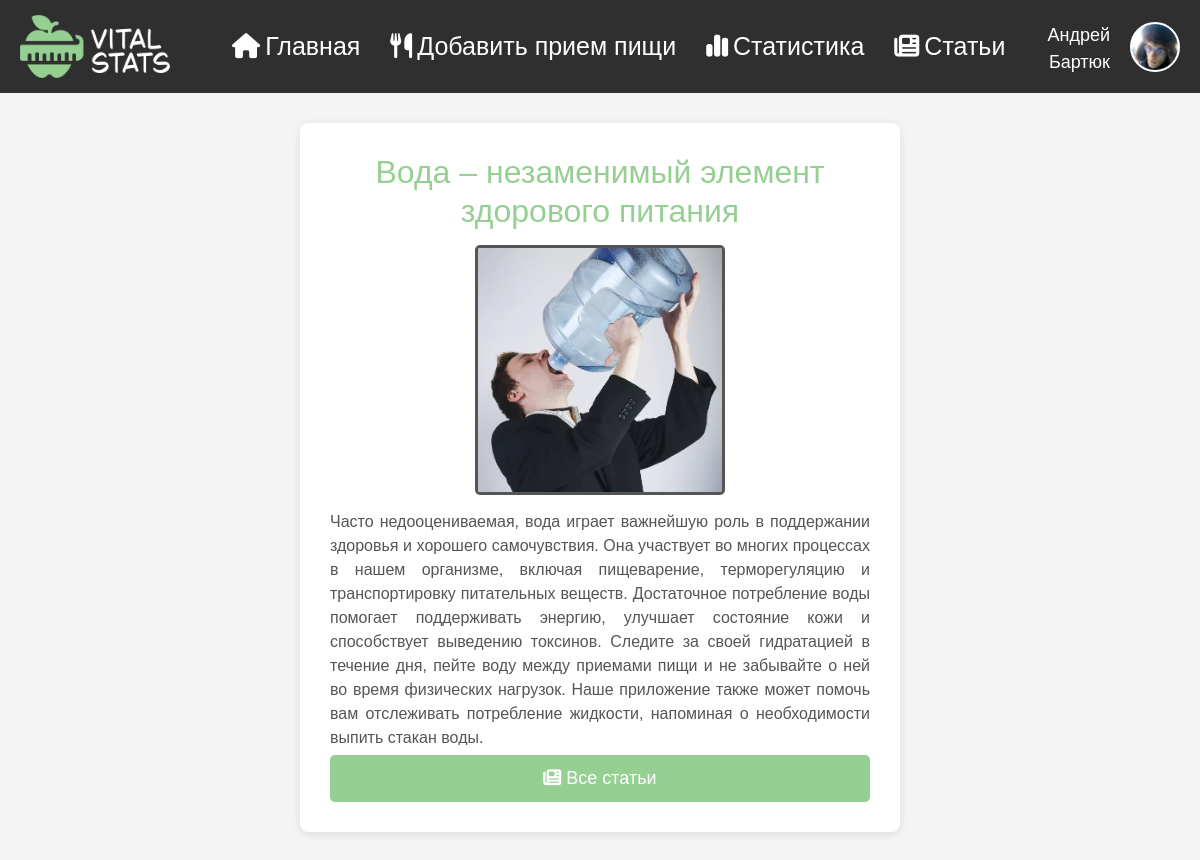
Screenshot of /article/3 (signed in) with the database file from the repository.
### data/User.py (models this page shows, shortened)
class User(SqlAlchemyBase, UserMixin, SerializerMixin):
    __tablename__ = "user"
    id = sqlalchemy.Column(sqlalchemy.Integer, primary_key=True, autoincrement=True)
    email = sqlalchemy.Column(sqlalchemy.String, nullable=False, index=True, unique=True)
    surname = sqlalchemy.Column(sqlalchemy.String, nullable=False)
    name = sqlalchemy.Column(sqlalchemy.String, nullable=False)
    gender = sqlalchemy.Column(sqlalchemy.Integer, sqlalchemy.ForeignKey("gender.id"), nullable=False)
    goal = sqlalchemy.Column(sqlalchemy.Integer, sqlalchemy.ForeignKey("goal.id"), nullable=True, default=2)
    lifestyle = sqlalchemy.Column(sqlalchemy.Integer, sqlalchemy.ForeignKey("lifestyle.id"), nullable=True, default=3)
    age = sqlalchemy.Column(sqlalchemy.Integer, nullable=False)
    weight = sqlalchemy.Column(sqlalchemy.Integer, nullable=False)
    height = sqlalchemy.Column(sqlalchemy.Integer, nullable=False)
    is_admin = sqlalchemy.Column(sqlalchemy.Boolean, nullable=False, default=False)
    hashed_password = sqlalchemy.Column(sqlalchemy.String, nullable=True)
    gender_obj = sqlalchemy.orm.relationship("Gender")
    goal_obj = sqlalchemy.orm.relationship("Goal")
    lifestyle_obj = sqlalchemy.orm.relationship("Lifestyle")

### data/Article.py (models this page shows)
class Article(SqlAlchemyBase, SerializerMixin):
    __tablename__ = "article"
    id = sqlalchemy.Column(sqlalchemy.Integer, primary_key=True, autoincrement=True)
    title = sqlalchemy.Column(sqlalchemy.String, nullable=False)
    content = sqlalchemy.Column(sqlalchemy.String, nullable=False)
    accepted = sqlalchemy.Column(sqlalchemy.Boolean, nullable=False, default=True)
    user = sqlalchemy.Column(sqlalchemy.Integer, sqlalchemy.ForeignKey("user.id"), nullable=True)
    user_obj = sqlalchemy.orm.relationship("User")

### main.py (the view)
@login_required
@app.route("/article/<int:article_id>")
def article_browse(article_id):
    db_sess = db_session.create_session()
    article = db_sess.query(Article).get(article_id)
    if not article.accepted:
        return redirect("/article_list")
    return render_template("article.html", avatar_url=get_avatar_url(), article=article,
                           picture_url=get_article_picture_url(article.id))

### data/db_session.py (called while the page is built)
def create_session() -> Session:
    global __factory
    return __factory()

### main.py (called while the page is built)
@login_manager.user_loader
def load_user(user_id):
    db_sess = db_session.create_session()
    return db_sess.query(User).get(user_id)

def get_avatar_url():
    path = f"img/avatar/user_{current_user.id}.png"
    if os.path.exists("static/" + path):
        return url_for("static", filename=path)
    return url_for("static", filename="img/avatar/default.png")

def get_article_picture_url(article_id):
    path = f"img/article/article_{article_id}.png"
    if os.path.exists("static/" + path):
        return url_for("static", filename=path)
    return url_for("static", filename="img/article/default.png")

### templates/article.html (shortened to what this page needs)
{% extends "base.html" %}
{% block head %}
    <link rel="stylesheet" href="{{ url_for('static', filename='css/article_style.css') }}">
{% endblock %}
{% block content %}
    <div class="main-container">
        <div class="panel" style="max-width: 600px;">
            <h2 style="margin-bottom: 0;">{{ article.title }}</h2>
            <div style="overflow-x: hidden; overflow-y: scrollbar; width: 100%; max-height: 500px; margin-top: 15px;">
                <div style="display: flex; flex-direction: column; align-items: center; justify-content: center;">
                    <div class="article-pic" style="width: 250px; height: 250px;">
                        <img src="{{ picture_url }}">
                    </div>
                </div>
                {% for par in article.content.split("\n") %}
                    <p class="main-par" align="justify" style="width: 100%; margin: 0 0 10px 0;word-wrap: break-word;">{{ par }}</p>
                {% endfor %}
            </div>
            <a href="/article_list" class="btn btn-primary" style="margin: 10px 0 0 0;">
                <i class="fa-solid fa-newspaper fa-btn"></i>Все статьи
            </a>
        </div>
    </div>
{% endblock %}

### templates/base.html (shortened to what this page needs)
<!DOCTYPE html>
<html lang="ru">
<head>
    <link href="https://cdn.jsdelivr.net/npm/bootstrap@5.3.3/dist/css/bootstrap.min.css" rel="stylesheet">
    <link rel="stylesheet" href="https://cdnjs.cloudflare.com/ajax/libs/font-awesome/6.5.1/css/all.min.css" />
    <link rel="stylesheet" href="{{ url_for('static', filename='css/base_style.css') }}">
    {% block head %}{% endblock %}
</head>
<body>
    <nav class="navbar">
        <div class="navbar-left">
            <div class="navbar-logo">
                <a href="/"><img class="nav-logo" src="{{ url_for('static', filename='img/logo_light.png') }}"></a>
            </div>
        </div>
        <ul class="my-navbar-nav">
            <li><a href="/"><i class="fa-solid fa-house fa-btn"></i>Главная</a></li>
            <li><a href="/add_meal"><i class="fa-solid fa-utensils fa-btn"></i>Добавить прием пищи</a></li>
            <li><a href="/statistics"><i class="fa-solid fa-chart-simple fa-btn"></i>Статистика</a></li>
            <li><a href="/article_list"><i class="fa-solid fa-newspaper fa-btn"></i>Статьи</a></li>
        </ul>
        <div class="navbar-right">
            <a href="/profile" class="user-link">
                <div class="user-info">
                    {{ current_user.name }}<br>{{ current_user.surname }}
                </div>
                <div class="account-avatar">
                    <img src="{{ avatar_url }}" alt="VwV">
                </div>
            </a>
        </div>
    </nav>
    <div class="content">
        {% block content %}
        {% endblock %}
    </div>
</body>
</html>

### static/css/base_style.css (style rules this page uses)
* { outline: 1px solid transparent !important; }
body { font-family: 'BubbleSans', sans-serif; margin: 0; background-color: #f4f4f4; color: #000; }
.main-container { padding: 10px; display: flex; flex-direction: column; align-items: center; }
.panel { flex: 0; padding: 30px; border-radius: 8px; background-color: #fff; box-shadow: 0 2px 10px rgba(0, 0, 0, 0.1); }
.navbar { background-color: #2f2f2f; color: #000; padding: 15px 20px; display: flex; justify-content: space-between; align-items: center; }
.navbar-left { display: flex; align-items: center; }
.navbar-logo { font-size: 1.5em; font-weight: bold; margin-right: 20px; transition: filter 0.3s ease; }
.my-navbar-nav { display: flex; list-style: none; padding: 0; margin: 0; }
.my-navbar-nav li { margin: 0 15px; }
.my-navbar-nav a { font-size: 25px; color: #ffffff; text-decoration: none; transition: color 0.3s ease; }
.navbar-right { display: flex; align-items: center; }
.content { padding: 20px; }
.nav-logo { max-width: 150px; height: auto; }
.user-link { display: flex; align-items: center; text-decoration: none; color: inherit; }
.user-info { color: #ffffff; margin-right: 5px; margin-top: 5px; font-size: 18px; text-align: right; transition: color 0.3s ease; }
.account-avatar { width: 50px; height: 50px; border-radius: 50%; background-color: #ddd; overflow: hidden; margin-left: 15px; border: 2px solid #ffffff; transition: border 0.3s ease; }
.account-avatar img { display: block; width: 100%; height: 100%; object-fit: cover; }
.btn-primary { background-color: #95cf92; color: white; border: none; padding: 10px 10px; border-radius: 5px; font-size: 18px; transition: background-color 0.3s ease, transform 0.3s ease; margin-top: 12px; width: 100%; }
.main-par { color: #555; font-size: 16px; }
h2 { color: #95cf92; text-align: center; margin-bottom: 20px; }
.fa-btn { margin-right: 5px; }

### static/css/article_style.css (style rules this page uses)
.article-pic { width: 150px; height: 150px; border-radius: 5px; background-color: #ddd; overflow: hidden; border: 3px solid #555; margin-bottom: 15px; }
.article-pic img { display: block; width: 100%; height: 100%; object-fit: cover; }

### rows the page displays
User: name "Андрей", surname "Бартюк"
Article: title "Вода – незаменимый элемент здорового питания"
